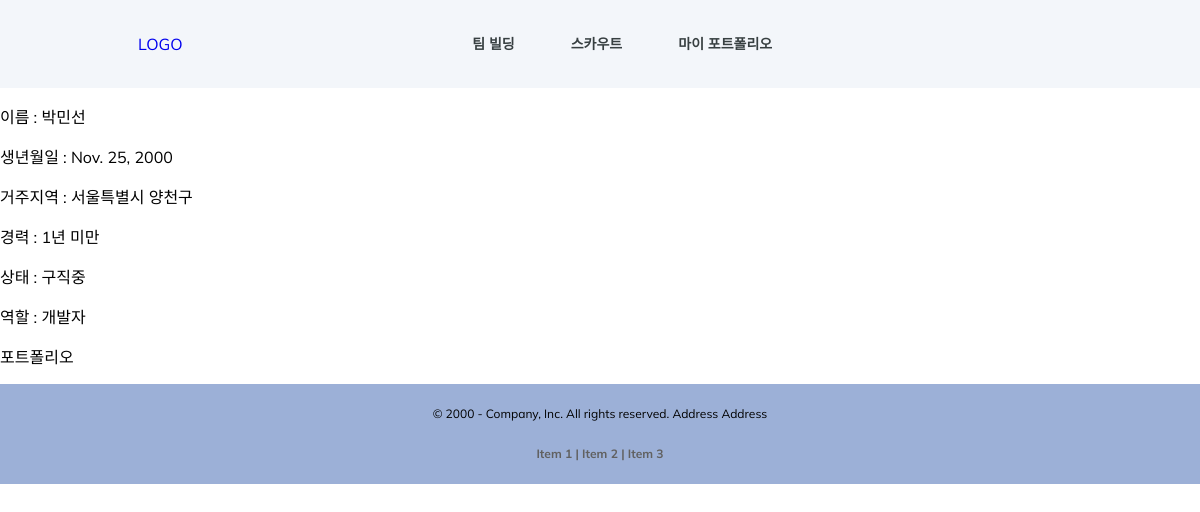
Page /portfolio/3 (signed in) on the earlier database version.
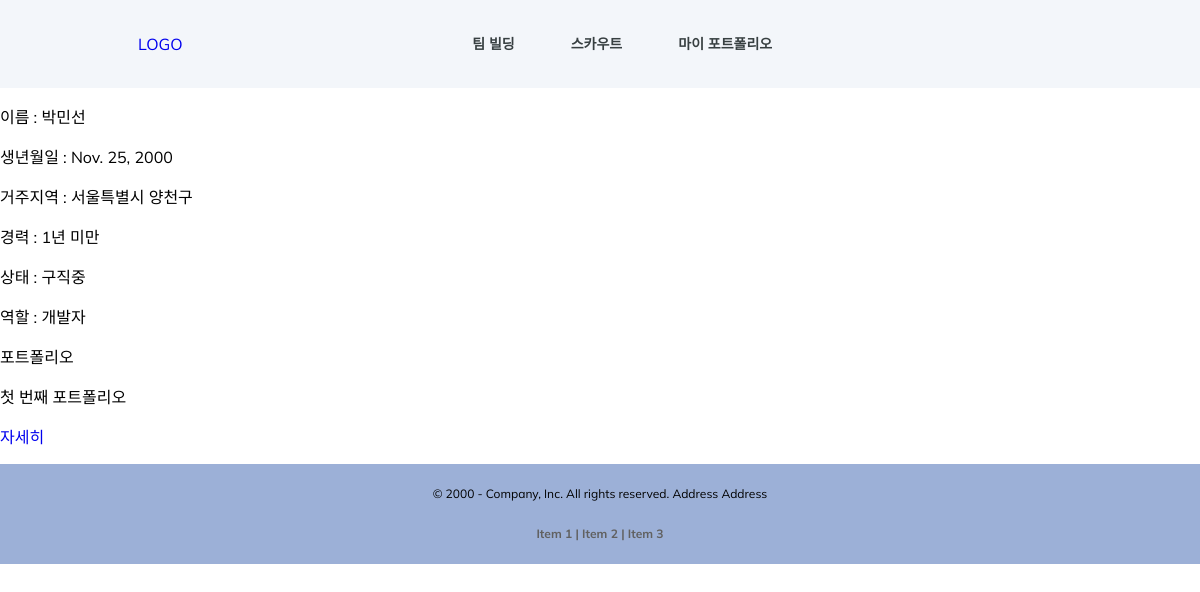
Same page on the later database version.
### mypf/models.py (models this page shows)
class Portfolio(models.Model):
    title = models.CharField(default='', max_length=50)
    user_id = models.ForeignKey(User, on_delete=models.CASCADE, null=True)
    detail = models.TextField(blank=True, null=True)

### mypf/views.py (the view)
# urls.py: path('<int:id>', profile, name='profile'),
def profile(request, id):
    user_instance = get_object_or_404(User, pk=id)
    pfs = Portfolio.objects.filter(user_id=id)
    context = {
        'user_id':id,
        'obj': user_instance,
        'pfs':pfs,
    }
    return render(request, 'mypf/profile.html', context)

### templates/mypf/profile.html (shortened to what this page needs)
{% extends 'base.html' %}
        {% load static %}
        {% block extrahead %}
        <link rel="stylesheet" href="../../static/css/base.css">
        {% endblock %}
{% block content %}
    <p>이름 : {{obj.name}}</p>
    <p>생년월일 : {{obj.birth_date}}</p>
    <p>거주지역 : {{obj.address_sido}} {{obj.address_gungu}}</p>
    <p>경력 : {{obj.get_career_display}}</p>
    <p>상태 : {{obj.get_state_display}}</p>
    <p>역할 : {{obj.get_role_display}}</p>
    <p>포트폴리오
        {% for pf in pfs %}
            <p>{{pf.title}}</p>
            <a href="{% url 'mypf:detail_pf' user_id pf.id %}">자세히</a>
        {% endfor %}
    </p>
{% endblock %}

Differences in the rows shown:
added Portfolio: title "첫 번째 포트폴리오"
